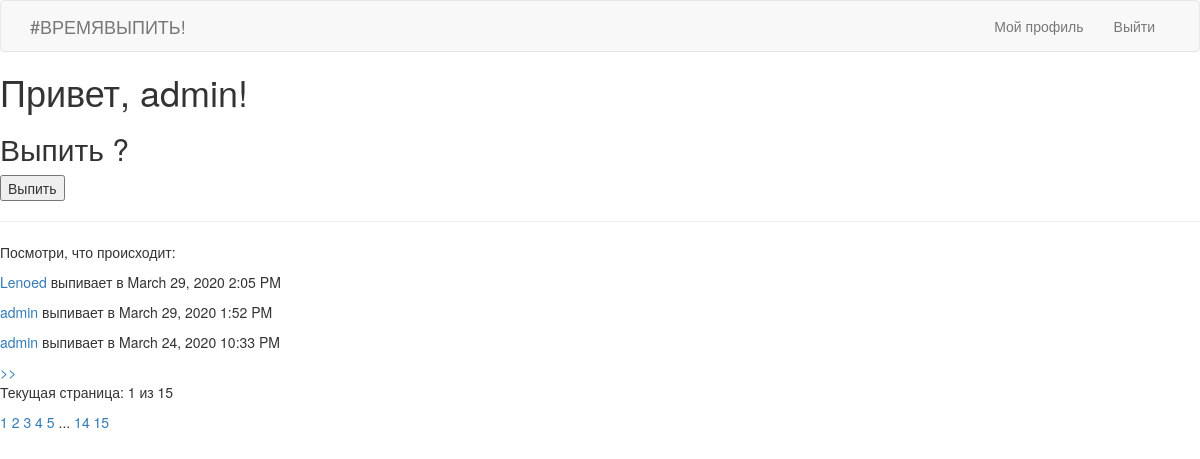
The page /index (signed in) on the database its author committed.
### app/models.py (models this page shows, shortened)
class User(db.Model, UserMixin):
	id = db.Column(db.Integer, primary_key = True)
	username = db.Column(db.String(64), index = True, unique = True)
	regtime = db.Column(db.DateTime, index = True, default = datetime.utcnow())
	last_seen = db.Column(db.DateTime, default = datetime.utcnow())
	email = db.Column(db.String(128), index = True, unique = True)
	password_hash = db.Column(db.String(128))
	drink = db.relationship('Drinks', backref='author', lazy='dynamic')
	private_stat = db.Column(db.Boolean)
	followed = db.relationship('User', secondary=followers,
    	primaryjoin=(followers.c.follower_id == id),
    	secondaryjoin=(followers.c.followed_id == id),
    	backref=db.backref('followers', lazy='dynamic'), lazy='dynamic')
	def followed_drinks(self):
		followed = Drinks.query.join(
            followers, (followers.c.followed_id == Drinks.user_id)).filter(
                followers.c.follower_id == self.id)
		own = Drinks.query.filter_by(user_id=self.id)
		return followed.union(own).order_by(Drinks.drinkTime.desc())

class Drinks(db.Model):
	id = db.Column(db.Integer, primary_key = True)
	isDrinking = db.Column(db.Boolean)
	drinkTime = db.Column(db.DateTime, index = True, default = datetime.utcnow())
	user_id = db.Column(db.Integer, db.ForeignKey('user.id'))

### app/routes.py (the view)
@app.route('/', methods = ['GET', 'POST'])
@app.route('/index', methods = ['GET', 'POST'])
@login_required
def index():
	page = request.args.get('page', 1, type = int)
	form = DrinkForm()
	if form.validate_on_submit():
		drink = Drinks(author = current_user)
		db.session.add(drink)
		db.session.commit()
		flash('Запись сделана в вашем профиле !')
		return redirect(url_for('index'))
	drinks = current_user.followed_drinks().paginate(page, app.config['POSTS_PER_PAGE'], True)
	next_url = url_for('index', page = drinks.next_num) \
		if drinks.has_next else None
	prev_url = url_for('index', page = drinks.prev_num) \
		if drinks.has_prev else None
	page_form = PageForm()
	total_pages = drinks.pages
	drinks_pagination = drinks.iter_pages(left_edge=2, left_current=2, right_current=5, right_edge=2)
	return render_template('index.html', title = 'Главная', form = form, page = page, total_pages = total_pages,
						   drinks = drinks.items, next_url = next_url, prev_url = prev_url, page_form = page_form,
						   drinks_pagination = drinks_pagination)

### app/forms.py
class DrinkForm(FlaskForm):
	submit = SubmitField('Выпить')

class PageForm(FlaskForm):
	page = StringField('Номер страницы', validators = [DataRequired()])
	submit = SubmitField('Перейти')

### app/models.py (called while the page is built)
@login.user_loader #настройка flask_login user_loader на БД
def load_user(id):
	return User.query.get(int(id))

### app/templates/index.html (shortened to what this page needs)
{% extends 'base.html' %}
	{% block content %}
	<h1> Привет, {{ current_user.username }}!</h1>
	<h2> Выпить ?</h2>
    <form action="" method="post">
    	<p>{{ form.submit() }}</p>
    </form>
    <hr>
    <p>Посмотри, что происходит:</p>
    {% for drink in drinks %}
    	<p><a href="/user/{{ drink.author.username }}">{{ drink.author.username }}</a> выпивает в {{ moment(drink.drinkTime).format('LLL') }}</p>
    {% endfor %}
    {% if next_url %} <a href = "{{ next_url }}"> >> </a> {% endif %}
    <p> Текущая страница: {{ page }} из {{ total_pages }}</p>
    {% for page in drinks_pagination %}
        {% if page == None %}
            ...
        {% else %}
            <a href ="/?page={{ page }}">{{ page }}</a>
        {% endif %}
    {% endfor %}
{% endblock %}

### rows shown on the page
User: username "admin"
Drinks: author.username "Lenoed", drinkTime "March 29, 2020 2:05 PM"
Drinks: author.username "admin", drinkTime "March 29, 2020 1:52 PM"
Drinks: author.username "admin", drinkTime "March 24, 2020 10:33 PM"

### other values the page prints
{{ page }} "1"
{{ total_pages }} "15"
{{ page }} "1" "2" "3" "4" "5" "14" "15"
